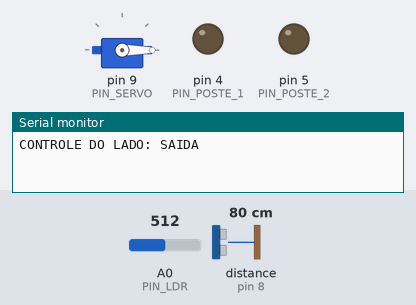
A sketch run on a simulated Arduino Uno, built with avr-gcc and run on an emulated ATmega328P. On the bench: servo, output pins drawn as LEDs (lit = HIGH), the last lines printed to the serial monitor. Wiring (inferred from the names in the program): ultrasonic range finder: trigger pin 7; echo pin 8. The inputs (shaded band) are chosen by the test bench; at power-on: distance to the obstacle (sensor on pin 8) 80 cm, A0 (PIN_LDR) = 512. The echo pulse lasts 58.3 µs per cm; pins used as bus, display or sensor lines are not drawn.

Above: at 1.2 s.
1.3 s: distance to the obstacle (sensor on pin 8) set to 7 cm
2.8 s: distance to the obstacle (sensor on pin 8) set to 4 cm
4.3 s: A0 (PIN_LDR) set to 398
5.8 s: A0 (PIN_LDR) set to 371
At 7.0 s:
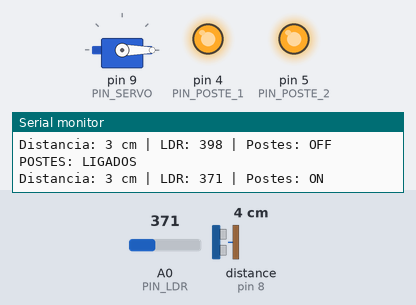
Timing chart, 0 to 8.3 s (numbered marks = the images above; inputs shaded):
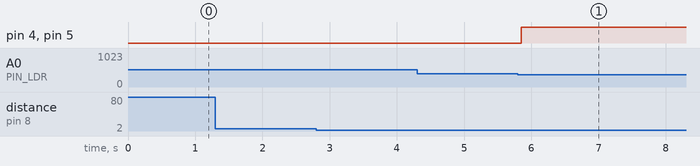

Measured:
- the behaviour switches between 385 and 384 on A0 (PIN_LDR) (found by bisection; images 0 and 1)
- after the input at 5.8 s, pin 4 (PIN_POSTE_1), pin 5 (PIN_POSTE_2): LOW → HIGH after 0.05 s

The sketch:

controle_lado.ino
```cpp
/*
 * Reconstrucao proposta do Estacionamento Inteligente (nao e fonte original).
 * Duas placas Arduino Uno executam este mesmo sketch.
 * Cada uma gerencia 1 cancela, 1 HC-SR04, 1 LDR e 2 postes de LED.
 * PINOS, polaridade e tempos sao EXEMPLOS: confirme a fiacao ANTES de gravar!
 * Biblioteca Servo incluida no Arduino IDE.
 */
#include <Servo.h>

// ===== CONFIGURACAO: CONFERIR COM A MAQUETE =====
const uint8_t PIN_TRIG = 7;          // EXEMPLO
const uint8_t PIN_ECHO = 8;          // EXEMPLO
const uint8_t PIN_SERVO = 9;         // EXEMPLO
const uint8_t PIN_POSTE_1 = 4;       // EXEMPLO (usar resistor/driver adequado)
const uint8_t PIN_POSTE_2 = 5;       // EXEMPLO
const uint8_t PIN_LDR = A0;          // EXEMPLO, LDR em divisor de tensao

const char *NOME_LADO = "SAIDA";     // Alterar para "ENTRADA" na outra placa
const bool ESCURO_QUANDO_LEITURA_BAIXA = true; // Depende de como o divisor foi ligado
const int LIMIAR_ESCURO = 420;       // EXEMPLO, calibrar no local
const int HISTERESE_LDR = 35;
const bool LED_ATIVO_EM_HIGH = true; // Trocar se o circuito usar transistor invertido
const int SERVO_ABERTO_GRAUS = 90;   // EXEMPLO: verificar mecanica e sentido
const int SERVO_FECHADO_GRAUS = 0;   // EXEMPLO
const unsigned int DISTANCIA_DETECCAO_CM = 12; // EXEMPLO
const unsigned int DISTANCIA_LIBERACAO_CM = 20; // EXEMPLO (> deteccao)
const unsigned long TEMPO_ABERTA_MS = 4500; // EXEMPLO: fechamento por tempo
const unsigned long INTERVALO_LEITURA_MS = 150;
const unsigned long INTERVALO_LOG_MS = 1500;
// ==================================================

Servo cancela;
bool postesLigados = false;
bool carroPresente = false;
bool cancelaAberta = false;
unsigned long abertaDesde = 0;
unsigned long ultimaLeitura = 0;
unsigned long ultimoLog = 0;

void escreverPoste(uint8_t pin, bool ligar) {
  digitalWrite(pin, (ligar == LED_ATIVO_EM_HIGH) ? HIGH : LOW);
}

unsigned int medirDistanciaCm() {
  digitalWrite(PIN_TRIG, LOW);
  delayMicroseconds(2);
  digitalWrite(PIN_TRIG, HIGH);
  delayMicroseconds(10);
  digitalWrite(PIN_TRIG, LOW);
  unsigned long us = pulseIn(PIN_ECHO, HIGH, 25000UL);
  if (us == 0) return 0; // zero = leitura invalida (nao representa distancia zero)
  return (unsigned int)(us / 58UL);
}

void atualizarPostes(int ldr) {
  bool novoEstado = postesLigados;
  if (ESCURO_QUANDO_LEITURA_BAIXA) {
    if (!postesLigados && ldr < LIMIAR_ESCURO - HISTERESE_LDR) novoEstado = true;
    if (postesLigados && ldr > LIMIAR_ESCURO + HISTERESE_LDR) novoEstado = false;
  } else {
    if (!postesLigados && ldr > LIMIAR_ESCURO + HISTERESE_LDR) novoEstado = true;
    if (postesLigados && ldr < LIMIAR_ESCURO - HISTERESE_LDR) novoEstado = false;
  }
  if (novoEstado != postesLigados) {
    postesLigados = novoEstado;
    escreverPoste(PIN_POSTE_1, postesLigados);
    escreverPoste(PIN_POSTE_2, postesLigados);
    Serial.print(F("POSTES: "));
    Serial.println(postesLigados ? F("LIGADOS") : F("DESLIGADOS"));
  }
}

void abrirCancela() {
  cancela.write(SERVO_ABERTO_GRAUS);
  cancelaAberta = true;
  abertaDesde = millis();
  Serial.print(NOME_LADO);
  Serial.println(F("_ABERTA --> CANCELA ABERTA"));
}

void fecharCancela() {
  cancela.write(SERVO_FECHADO_GRAUS);
  cancelaAberta = false;
  Serial.print(NOME_LADO);
  Serial.println(F("_FECHADA --> CANCELA FECHADA (TEMPO ESGOTADO)"));
}

void setup() {
  Serial.begin(9600);
  pinMode(PIN_TRIG, OUTPUT);
  pinMode(PIN_ECHO, INPUT);
  pinMode(PIN_POSTE_1, OUTPUT);
  pinMode(PIN_POSTE_2, OUTPUT);
  escreverPoste(PIN_POSTE_1, false);
  escreverPoste(PIN_POSTE_2, false);
  cancela.attach(PIN_SERVO);
  cancela.write(SERVO_FECHADO_GRAUS);
  Serial.print(F("CONTROLE DO LADO: "));
  Serial.println(NOME_LADO);
}

void loop() {
  const unsigned long agora = millis();
  if (agora - ultimaLeitura >= INTERVALO_LEITURA_MS) {
    ultimaLeitura = agora;
    const int ldr = analogRead(PIN_LDR);
    atualizarPostes(ldr);
    const unsigned int cm = medirDistanciaCm();

    // Histerese para nao disparar varias vezes com o carro parado no sensor.
    if (cm > 0) {
      if (!carroPresente && cm <= DISTANCIA_DETECCAO_CM) {
        carroPresente = true;
        if (!cancelaAberta) abrirCancela();
      } else if (carroPresente && cm >= DISTANCIA_LIBERACAO_CM) {
        carroPresente = false;
      }
    }

    if (agora - ultimoLog >= INTERVALO_LOG_MS) {
      ultimoLog = agora;
      Serial.print(F("Distancia: "));
      if (cm == 0) Serial.print(F("sem leitura"));
      else { Serial.print(cm); Serial.print(F(" cm")); }
      Serial.print(F(" | LDR: "));
      Serial.print(ldr);
      Serial.print(F(" | Postes: "));
      Serial.println(postesLigados ? F("ON") : F("OFF"));
    }
  }

  // Replica proposta de fechamento por tempo. Nao substitui sensor de seguranca.
  if (cancelaAberta && agora - abertaDesde >= TEMPO_ABERTA_MS) {
    fecharCancela();
  }
}
```
